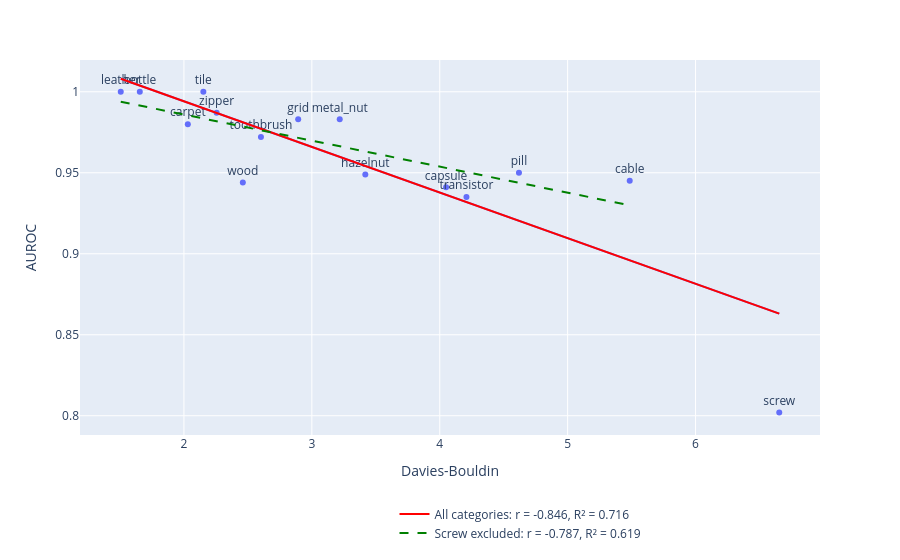

The notebook cell saved with this chart:
### Code cell
plot_df = combined.reset_index()

fig = px.scatter(
    plot_df,
    x="Davies-Bouldin",
    y="AUROC",
    text="category",
    hover_name="category",
    trendline="ols"
)

add_trendline(
    fig,
    plot_df["Davies-Bouldin"],
    plot_df["AUROC"],
    "All categories",
    dash="solid",
)

plot_df = plot_df[plot_df["category"] != "screw"]
add_trendline(
    fig,
    plot_df["Davies-Bouldin"],
    plot_df["AUROC"],
    "Screw excluded",
    dash="dash",
    colour="green"
)

fig.update_traces(textposition="top center")

fig.update_layout(
    title=None,
    legend=dict(
        x=0.425,
        y=-0.3,
        xanchor="left",
    )
)

fig.write_image(
    IMAGE_DIR / "cls_auroc_db_plot.svg",
    width=1250,
    height=450
)
fig.show()
